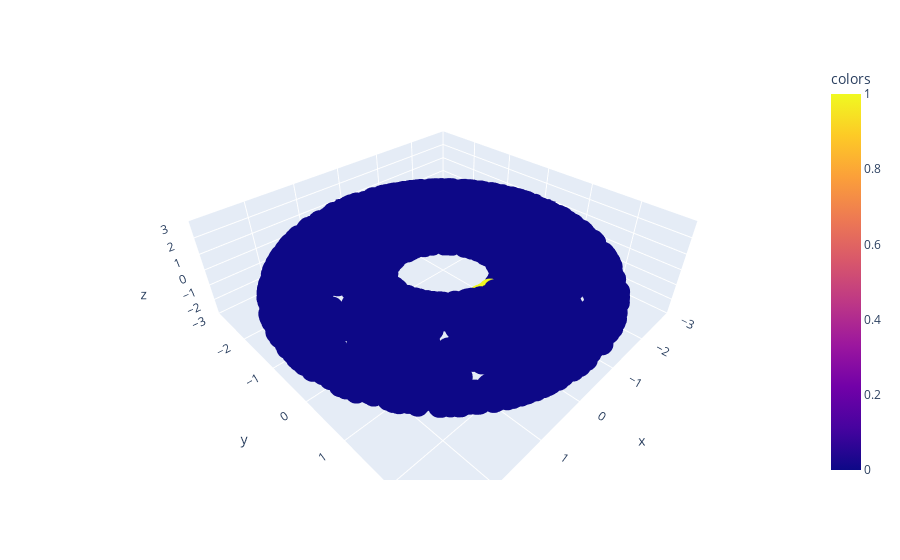

Notebook source saved alongside this figure:
### Code cell
signal = np.zeros(len(X))
signal[ray_idxs[2]] = 1
signal[1]=0.5
plot_3d(X, signal, use_plotly=True)

### Figure 1 — Plotly figure (JSON) as saved in the notebook; plotly's stock layout.template omitted (floating-point values rounded to 4 significant figures; data arrays with more than 128 entries replaced by an {"elided": "..."} marker saying what was removed)
{"data": [{"hovertemplate": "x=%{x}<br>y=%{y}<br>z=%{z}<br>colors=%{marker.color}<extra></extra>", "legendgroup": "", "marker": {"color": {"elided": "2000 float values"}, "coloraxis": "coloraxis", "symbol": "circle"}, "mode": "markers", "name": "", "scene": "scene", "showlegend": false, "type": "scatter3d", "x": {"elided": "2000 float values"}, "y": {"elided": "2000 float values"}, "z": {"elided": "2000 float values"}}], "layout": {"coloraxis": {"colorbar": {"title": {"text": "colors"}}, "colorscale": [[0, "#0d0887"], [0.1111, "#46039f"], [0.2222, "#7201a8"], [0.3333, "#9c179e"], [0.4444, "#bd3786"], [0.5556, "#d8576b"], [0.6667, "#ed7953"], [0.7778, "#fb9f3a"], [0.8889, "#fdca26"], [1, "#f0f921"]]}, "legend": {"tracegroupgap": 0}, "margin": {"t": 60}, "scene": {"domain": {"x": [0, 1], "y": [0, 1]}, "xaxis": {"range": [-3, 3], "title": {"text": "x"}}, "yaxis": {"range": [-3, 3], "title": {"text": "y"}}, "zaxis": {"range": [-3, 3], "title": {"text": "z"}}}}}
